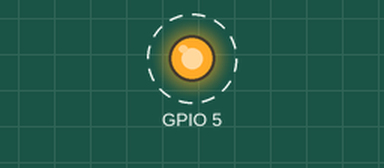
This program was run on a simulated Raspberry Pi (BCM pin numbers). On the bench: output pins drawn as LEDs (lit = HIGH). Dashed ring = blinking.

Above: at 0.2 s.
Timing chart, 0 to 3.0 s (numbered marks = the images above):
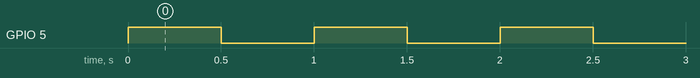

The program:

Blink_cleanup.py
```python
import RPi.GPIO as GPIO
import time
GPIO.setmode(GPIO.BCM)
GPIO.setup(5,GPIO.OUT)
try :
    while 1:
        GPIO.output(5,1)
        time.sleep(0.5)
        GPIO.output(5,0)
        time.sleep(0.5)
finally :
    GPIO.cleanup()
```

Measured:
- by itself, GPIO 5: alternates HIGH for 0.50 s and LOW for 0.50 s
